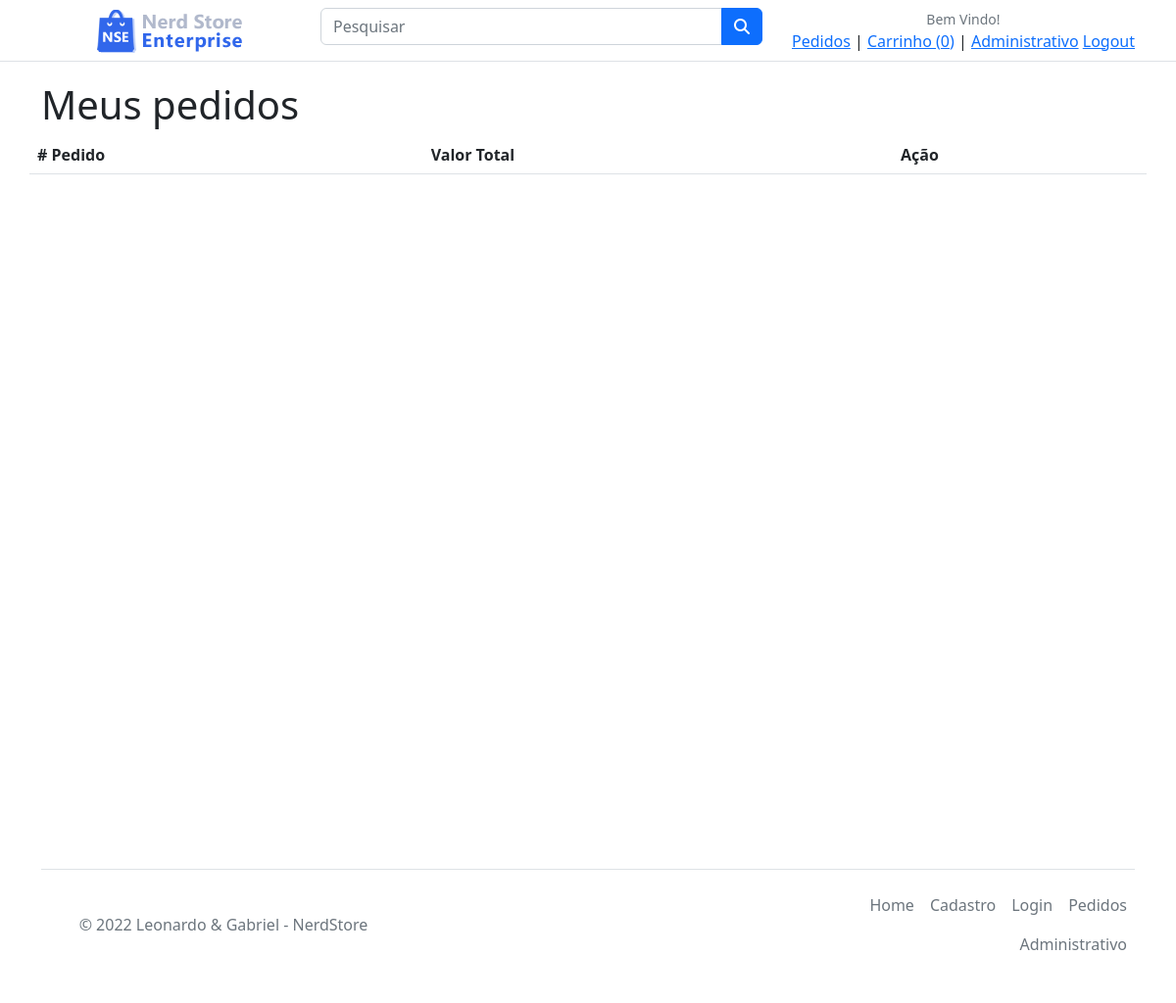
The app's page /src/Views/pedidos.php (signed in), older data.
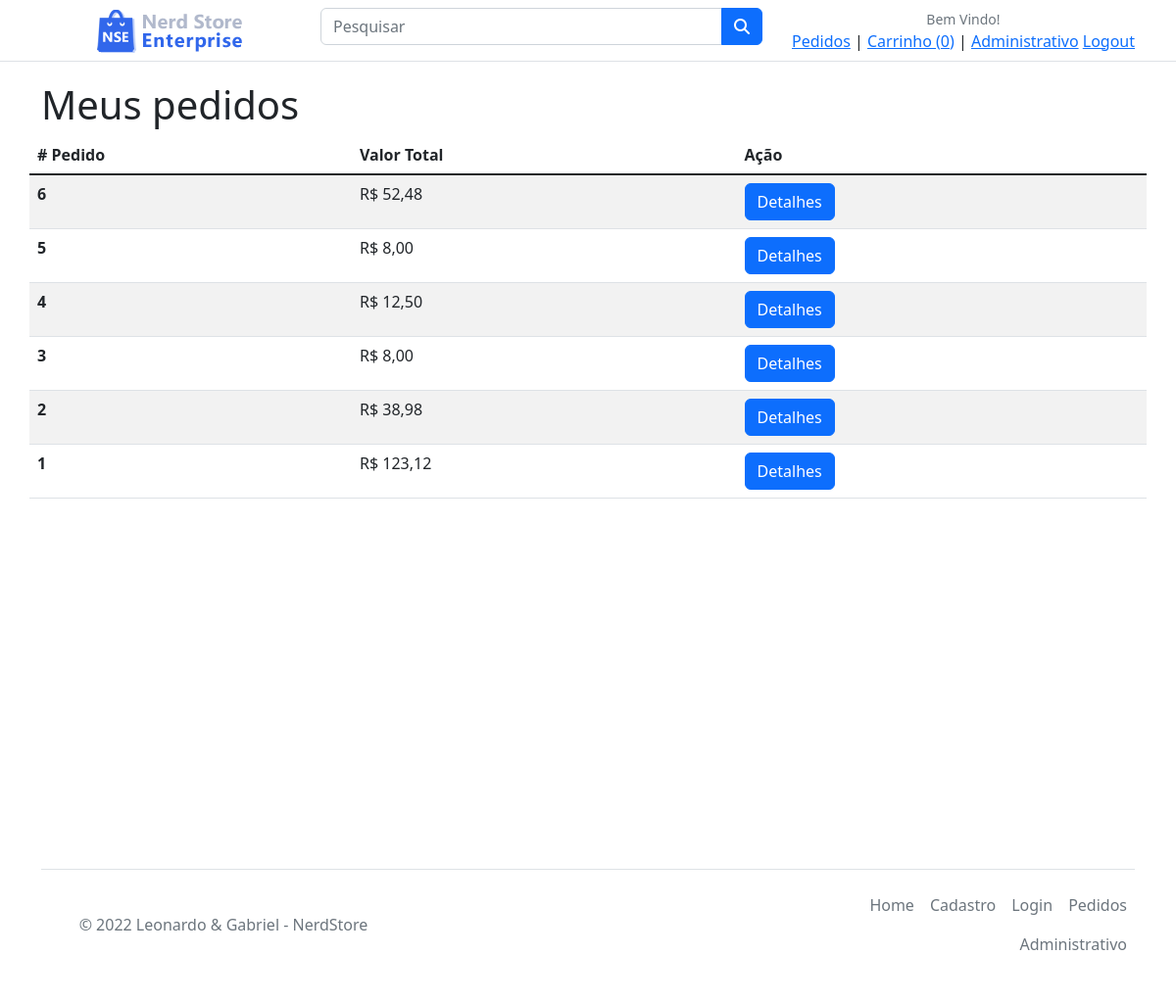
The same page, newer data.
### tables this page shows
CREATE TABLE `pedidos` (
  `codigo` int(11) NOT NULL AUTO_INCREMENT,
  `usuario` int(11) NOT NULL,
  `valor_total` decimal(10,2) NOT NULL,
  PRIMARY KEY (`codigo`),
  KEY `fk_usuario` (`usuario`),
  CONSTRAINT `fk_usuario` FOREIGN KEY (`usuario`) REFERENCES `usuarios` (`codigo`)
);

### src/Models/Conexao.php (called while the page is built)
<?php
abstract class Conexao
{
	public function __construct(protected $db = null)
	{
		$parametros = "mysql:host=localhost;dbname=nerdstore;charset=utf8mb4";
		$this->db = new PDO($parametros, "root", "");
	}
}

### src/Controllers/PedidoController.php (called while the page is built, shortened)
<?php
require_once realpath(dirname(__FILE__)) . "/../Models/Conexao.php";
require_once realpath(dirname(__FILE__)) . "/../Models/PedidoDAO.class.php";
class PedidoController extends MainController
{
    public function ObterPedidos($codigo)
    {
        $pedidoDAO = new PedidoDAO();
        $pedidos = $pedidoDAO->ObterPedidosPorUsuarioID($codigo);
        return $pedidos;
    }
}

### src/Models/PedidoDAO.class.php (called while the page is built, shortened)
<?php
class PedidoDAO extends Conexao
{
    public function ObterPedidosPorUsuarioID($UsuarioID)
    {
        $sql = "SELECT codigo, usuario, valor_total FROM pedidos WHERE usuario = ? ORDER BY codigo DESC";
        $stm = $this->db->prepare($sql);
        $stm->bindValue(1, $UsuarioID);
        $stm->execute();
        $this->db = null;
        return $stm->fetchAll(PDO::FETCH_OBJ);
    }
}

### src/Views/pedidos.php (the view, shortened to what this page needs)
<html lang="pt-br">
  <head>
    <link href="https://cdn.jsdelivr.net/npm/bootstrap@5.2.3/dist/css/bootstrap.min.css" rel="stylesheet">
    <link rel="stylesheet" href="https://cdnjs.cloudflare.com/ajax/libs/font-awesome/6.2.1/css/all.min.css" />
  </head>
<body class="text-center">
<?php
  require_once "header.php";
  require_once "../Controllers/PedidoController.php";
  $controller = new PedidoController();
?>
  <div class="container m-auto" style="min-height:100vh;">
    <div class="row">
      <h1 class="d-flex" style="margin-top: 20px;">Meus pedidos</h1>
    </div>
    <div class="row">
      <table class="table table-striped">
        <thead>
          <tr>
            <th scope="col"># Pedido</th>
            <th scope="col">Valor Total</th>
            <th scope="col">Ação</th>
          </tr>
        </thead>
        <tbody class="table-group-divider">
          <?php
              $pedidos = $controller->ObterPedidos($_SESSION["codigo"]);
              if(is_array($pedidos) && count($pedidos) > 0)
              {
                  foreach($pedidos as $pedido)
                  {
                    $valorFormatado = number_format($pedido->valor_total, 2, ',', '.');
                    echo "<tr>
                    <th>{$pedido->codigo}</th>
                    <td>R$ {$valorFormatado}</td>
                    <td>
                      <a class='btn btn-primary' href='detalhes-pedido.php?pedido={$pedido->codigo}' role='button'>Detalhes</a>
                    </td>
                  </tr>";
                  }
              }
          ?>
        </tbody>
      </table>
  </div>
</div>
<?php require_once "footer.php"; ?>
</body>
</html>

Row changes from the older to the newer data that the page shows:
added pedidos: codigo "6", valor_total "52,48"
added pedidos: codigo "5", valor_total "8,00"
added pedidos: codigo "4", valor_total "12,50"
added pedidos: codigo "3", valor_total "8,00"
added pedidos: codigo "2", valor_total "38,98"
added pedidos: codigo "1", valor_total "123,12"
